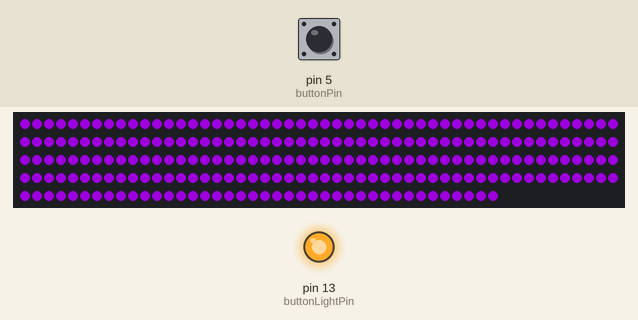
A sketch run on a simulated Arduino Uno, built with avr-gcc and run on an emulated ATmega328P. Parts: 240 RGB LEDs in strip order, left to right, continuing on the next row, output pins drawn as LEDs (lit = HIGH). The inputs (shaded band) are chosen by the test bench; at power-on: pin 5 (buttonPin) HIGH. Dim RGB values are drawn brighter than linear; random numbers use the default seed unless the sketch sets one.

Above: at 1.5 s.
1.6 s: pin 5 (buttonPin) pulled LOW for 0.15 s
At 1.88 s:
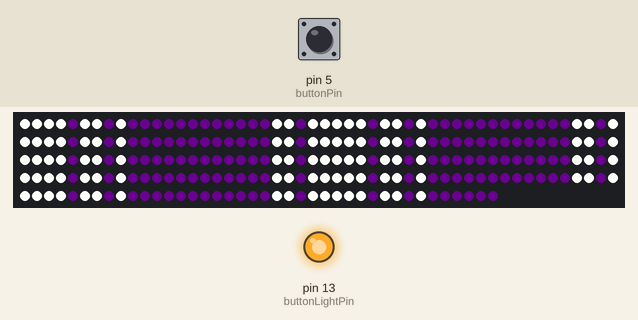
2.3 s: pin 5 (buttonPin) pulled LOW for 1 s
At 2.55 s:
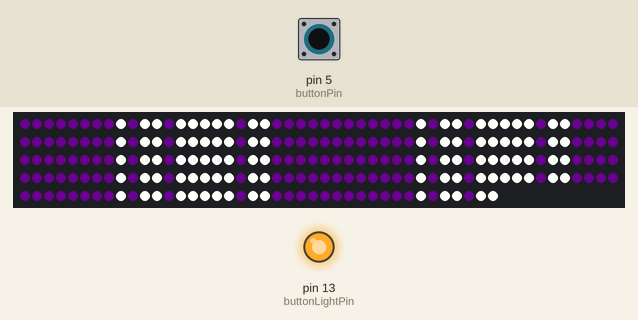
3.9 s: pin 5 (buttonPin) pulled LOW for 0.15 s
At 4.24 s:
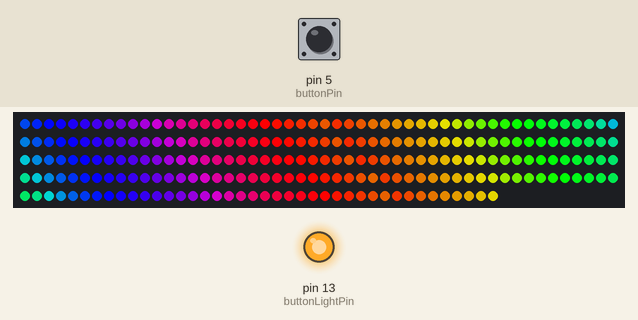
4.6 s: pin 5 (buttonPin) pulled LOW for 3.2 s
At 5.5 s:
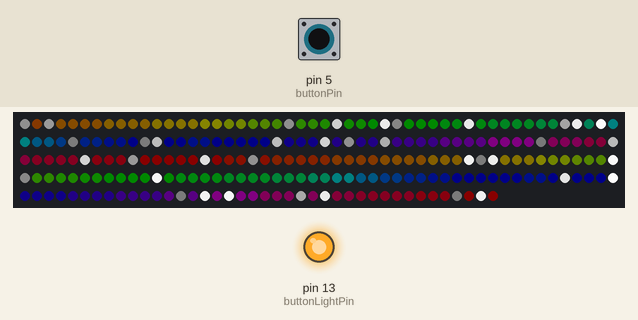
8.4 s: pin 5 (buttonPin) pulled LOW for 0.15 s
At 8.88 s:
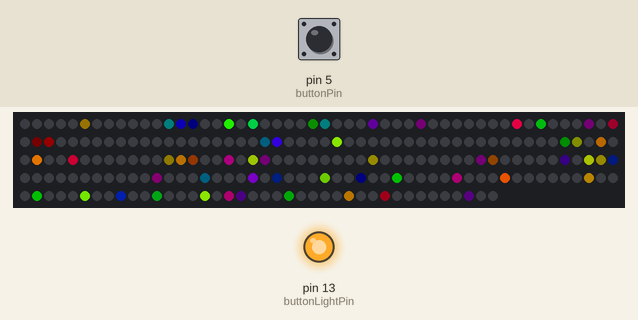
9.1 s: pin 5 (buttonPin) pulsed LOW 5 times (0.12 s each, 0.3 s apart)
At 9.93 s:
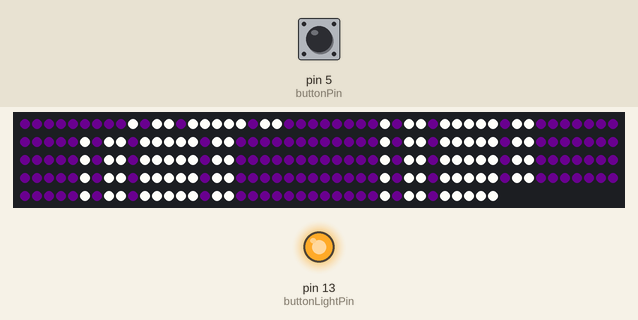
Timing chart, 0 to 12.1 s (numbered marks = the images above; inputs shaded):
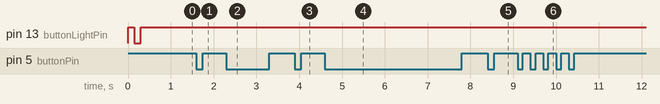

Measured:
- after the input at 1.6 s, the LEDs: first change at once (image 1 shows a later state)

The sketch:

rainbowBoxCode2.ino
```cpp
#include "FastLED.h"
#define maxMode 5
#define lightPin 10 //led pin
#define buttonPin 5
#define buttonLightPin 13
#define lct 240//number of leds in strip
CRGB leds[lct];
unsigned long firefliesArray[lct];
boolean b = false; //was the button released (set false immediately)
int modeVal = 0;
unsigned long t = 0;
void setup() {
  pinMode(buttonPin, INPUT_PULLUP);
  pinMode(buttonLightPin, OUTPUT);
  digitalWrite(buttonLightPin, HIGH);
  delay(150);
  digitalWrite(buttonLightPin, LOW);
  delay(150);
  digitalWrite(buttonLightPin, HIGH);
  FastLED.addLeds<NEOPIXEL, lightPin>(leds, lct);
}
void loop() {
  buttonStuff();
  if (modeVal == 0) {
    allHSV(200, 255, 255);/////////if button triggered purple
  }
  if (modeVal == 1) {
    twoFiveTwoOneInLights();////////////////////////////////////////2 5 2 1 in lights
  }
  if (modeVal == 2) {
    twoFiveTwoOneInLightsB();////////////////////////////////////////2 5 2 1 in lights backwards
  }
  if (modeVal == 3) {
    wavesOfRainbow(5, 10); /////////////////////////////////////waves of rainbow!
  }
  if (modeVal == 4) {
    wavesOfRainbowWSV(2, 10, 50);
    firefliesDTHSOC(.01, 1500, 180, 0, false, false);
  }
  if (modeVal == 5) {
    firefliesDTHSOC(.01, 1500, 180, 255, true, true);
  }
  FastLED.show();
}
void pulsePurpleWhite() {
  float vPuWh = cos(millis() / 300.000) * 127 + 128;
  for (int i = 0; i < lct; i++) {
    leds[i] = CHSV(200, vPuWh, 160);
  }
}
void allOff() {
  for (int i = 0; i < lct; i++) {
    leds[i] = CRGB(0, 0, 0);
  }
}
void whiteWaves() {
  for (int i = 0; i < lct; i++) {
    leds[i] = CHSV(200, 0, cos((i * 6 + millis()) / 300.000) * 127 + 128);
  }
}
void allRainbowCycle(int t) {
  allHSV((millis() / t) % 256, 255, 255);
}
void allWhite(int val) {
  for (int i = 0; i < lct; i++) {
    leds[i] = CRGB(val, val, val);
  }
}
void allHSV(int valh, int vals, int valv) {
  for (int i = 0; i < lct; i++) {
    leds[i] = CHSV(valh, vals, valv);
  }
}
void allRGB(int valr, int valg, int valb) {
  for (int i = 0; i < lct; i++) {
    leds[i] = CRGB(valr, valg, valb);
  }
}
void twoFiveTwoOneInLights() {
  for (int i = 0; i < lct; i++) {
    unsigned long vTwFi = (i + millis() / 333) % 25;
    if (vTwFi == 1 || vTwFi == 2 || vTwFi == 4 || vTwFi == 5 || vTwFi == 6 || vTwFi == 7 || vTwFi == 8 || vTwFi == 10 || vTwFi == 11 || vTwFi == 13) {
      leds[i] = CRGB(255, 255, 250);
    } else {
      leds[i] = CHSV(200, 255, 80);
    }
  }
}
void twoFiveTwoOneInLightsB() {
  for (int i = 0; i < lct; i++) {
    unsigned long vTwFi = (i - millis() / 333) % 25;
    if (vTwFi == 1 || vTwFi == 3 || vTwFi == 4 || vTwFi == 6 || vTwFi == 7 || vTwFi == 8 || vTwFi == 9 || vTwFi == 10 || vTwFi == 12 || vTwFi == 13) {
      leds[i] = CRGB(255, 255, 250);
    } else {
      leds[i] = CHSV(200, 255, 80);
    }
  }
}
void allFlashPurpleWhite(int t) {
  for (int i = 0; i < lct; i++) {
    if (millis() % t * 2 < t) {
      leds[i] = CRGB(255, 0, 255);
    }
    else {
      leds[i] = CRGB(170, 170, 170);
    }
  }
}
void wavesOfRainbow(int wvs, int spd) {
  for (int i = 0; i < lct; i++) {
    leds[i] = CHSV((i * wvs * 256 / lct + millis() / spd) % 256, 255, 255);
  }
}
void allFlashRedBluePurple() {
  for (int i = 0; i < lct; i++) {
    if (millis() % 1000 < 250) {
      leds[i] = CRGB(255, 0, 255);
    }
    else if (millis() % 1000 < 500) {
      leds[i] = CRGB(255, 0, 0);
    }
    else if (millis() % 1000 < 750) {
      leds[i] = CRGB(255, 0, 255);
    }
    else {
      leds[i] = CRGB(0, 0, 255);
    }
    if (random(0, lct) < lct / 60) {
      leds[i] = CRGB(255, 255, 255);
    }
  }
}
void pulsePurple() {
  float vPulPur = cos(millis() / 700.00) * 98 + 100;
  for (int i = 0; i < lct; i++) {
    leds[i] = CRGB(vPulPur, 0, vPulPur);
  }
}
void buttonStuff() {
  if (digitalRead(buttonPin) == LOW) {
    if (b == true) {
      b = false;
      modeVal++;
      if (modeVal > maxMode) {
        modeVal = 0;
      }
    }
  }
  if (digitalRead(buttonPin) == HIGH) {
    b = true;
  }
}
void wavesOfRainbowWSV(int wvs, int spd, int v) {
  for (int i = 0; i < lct; i++) {
    leds[i] = CHSV((i * wvs * 256 / lct + millis() / spd) % 256, 255, v);
  }
}
void firefliesDTHSOC(float d, int t, int h, int s, boolean o, boolean c) {
  for (int i = 0; i < lct; i++) {
    if (-firefliesArray[i] + millis() > t) {
      if (random(0, 1000) < d * 1000.0000) {
        firefliesArray[random(0, lct - 1)] = millis();
      }
    }
  }
  for (int i = 0; i < lct; i++) {
    if (c == true) {
      h = firefliesArray[i] % 256;
    }
    if (-firefliesArray[i] + millis() <= t / 2 && -firefliesArray[i] + millis() > 0) {
      leds[i] = CHSV(h, s, map(millis() - firefliesArray[i], 0, t / 2, 0, 255));
    }
    if (-firefliesArray[i] + millis() > t / 2 && -firefliesArray[i] + millis() <= t) {
      leds[i] = CHSV(h, s, map(millis() - firefliesArray[i], t / 2, t, 255, 0));
    }
    if (-firefliesArray[i] + millis() > t && o == true) {
      leds[i] = CRGB(0, 0, 0);
    }
  }
}
void pulseHSvVT(int H, int S, int v, int V, int T) {
  unsigned long milli = millis();
  if (milli % T < T / 2) {
    for (int i = 0; i < lct; i++) {
      leds[i] = CHSV(H, S, constrain(map(milli % T, 0, T / 2, v, V), v, V));
    }
  }
  if (milli % T >= T / 2) {
    for (int i = 0; i < lct; i++) {
      leds[i] = CHSV(H, S, constrain(map(milli % T, T / 2, T, V, v), v, V));
    }
  }
}
```
